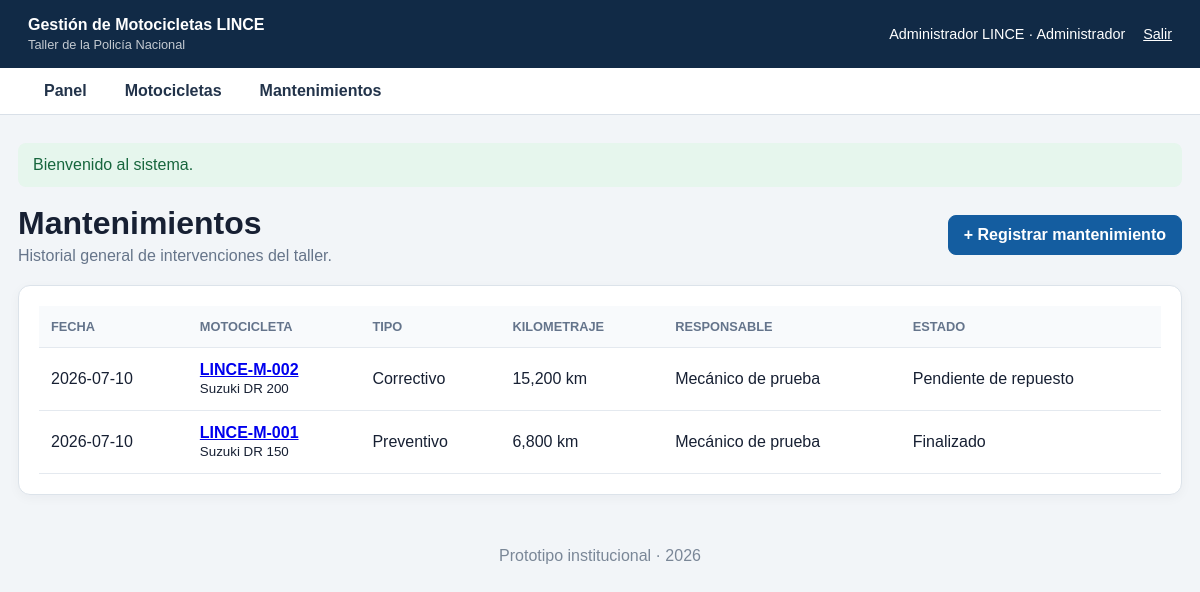
The page /mantenimientos (signed in) on the database its author committed.
### tables this page shows
CREATE TABLE mantenimientos (
    id INT UNSIGNED AUTO_INCREMENT PRIMARY KEY,
    moto_id INT UNSIGNED NOT NULL,
    fecha DATE NOT NULL,
    kilometraje INT UNSIGNED NOT NULL,
    tipo ENUM('Preventivo','Correctivo','Reparación por daño','Colisión','Inspección') NOT NULL,
    diagnostico TEXT NULL,
    trabajos_realizados TEXT NULL,
    repuestos_utilizados TEXT NULL,
    responsable VARCHAR(150) NOT NULL,
    proximo_km INT UNSIGNED NULL,
    proxima_fecha DATE NULL,
    estado ENUM('En proceso','Finalizado','Pendiente de repuesto','Pendiente de presupuesto') NOT NULL DEFAULT 'En proceso',
    creado_por INT UNSIGNED NOT NULL,
    creado_en TIMESTAMP DEFAULT CURRENT_TIMESTAMP,
    CONSTRAINT fk_mantenimiento_moto FOREIGN KEY (moto_id) REFERENCES motocicletas(id) ON DELETE CASCADE,
    CONSTRAINT fk_mantenimiento_usuario FOREIGN KEY (creado_por) REFERENCES usuarios(id),
    INDEX idx_mantenimiento_fecha (fecha),
    INDEX idx_mantenimiento_proximo (proxima_fecha, proximo_km)
);

CREATE TABLE motocicletas (
    id INT UNSIGNED AUTO_INCREMENT PRIMARY KEY,
    codigo_qr VARCHAR(50) NOT NULL UNIQUE,
    marca VARCHAR(80) NOT NULL,
    modelo VARCHAR(80) NOT NULL,
    anio SMALLINT UNSIGNED NULL,
    placa VARCHAR(30) NOT NULL UNIQUE,
    numero_motor VARCHAR(100) NULL UNIQUE,
    numero_chasis VARCHAR(100) NULL UNIQUE,
    unidad_asignada VARCHAR(150) NOT NULL,
    foto VARCHAR(255) NULL,
    fecha_ingreso DATE NULL,
    kilometraje_actual INT UNSIGNED NOT NULL DEFAULT 0,
    tipo_mantenimiento ENUM('Por kilometraje','Por tiempo','Mixto') NOT NULL DEFAULT 'Mixto',
    estado ENUM('Operativa','En mantenimiento','Reparación','Colisión','Trámite de descarte','Fuera del sistema') NOT NULL DEFAULT 'Operativa',
    observaciones TEXT NULL,
    creado_en TIMESTAMP DEFAULT CURRENT_TIMESTAMP,
    actualizado_en TIMESTAMP DEFAULT CURRENT_TIMESTAMP ON UPDATE CURRENT_TIMESTAMP,
    INDEX idx_moto_estado (estado),
    INDEX idx_moto_unidad (unidad_asignada)
);

### app/core/Controller.php (called while the page is built, shortened)
<?php
abstract class Controller
{
    protected function view(string $view, array $data = []): void
    {
        extract($data, EXTR_SKIP);
        $viewFile = APP_PATH . '/views/' . $view . '.php';
        require APP_PATH . '/views/layouts/header.php';
        require $viewFile;
        require APP_PATH . '/views/layouts/footer.php';
    }
}

### app/controllers/MantenimientosController.php (called while the page is built, shortened)
<?php
final class MantenimientosController extends Controller
{
    public function index(): void
    {
        $this->view('mantenimientos/index', [
            'title' => 'Mantenimientos',
            'mantenimientos' => (new Mantenimiento())->all(),
        ]);
    }
}

### index.php (called while the page is built, shortened)
<?php
require_once APP_PATH . '/core/helpers.php';
require_once APP_PATH . '/core/Controller.php';
require_once APP_PATH . '/core/Auth.php';
$url = trim((string)($_GET['url'] ?? ''), '/');
$method = strtoupper($_SERVER['REQUEST_METHOD'] ?? 'GET');
$routes = [
    'GET' => [
        '' => [DashboardController::class, 'index'],
        'login' => [AuthController::class, 'showLogin'],
        'logout' => [AuthController::class, 'logout'],
        'dashboard' => [DashboardController::class, 'index'],
        'motos' => [MotosController::class, 'index'],
        'motos/crear' => [MotosController::class, 'create'],
        'motos/ver' => [MotosController::class, 'show'],
        'motos/editar' => [MotosController::class, 'edit'],
        'mantenimientos' => [MantenimientosController::class, 'index'],
        'mantenimientos/crear' => [MantenimientosController::class, 'create'],
    ],
    'POST' => [
        'login' => [AuthController::class, 'login'],
        'motos/guardar' => [MotosController::class, 'store'],
        'motos/actualizar' => [MotosController::class, 'update'],
        'motos/eliminar' => [MotosController::class, 'destroy'],
        'mantenimientos/guardar' => [MantenimientosController::class, 'store'],
    ],
];
$route = $routes[$method][$url] ?? null;
[$controllerClass, $action] = $route;
$controller = new $controllerClass();
$controller->$action();

### app/core/helpers.php (called while the page is built, shortened)
<?php
function base_url(string $path = ''): string
{
    $scriptDir = str_replace('\\', '/', dirname($_SERVER['SCRIPT_NAME'] ?? ''));
    $base = $scriptDir === '/' ? '' : rtrim($scriptDir, '/');
    return $base . ($path !== '' ? '/' . ltrim($path, '/') : '');
}
function e(?string $value): string
{
    return htmlspecialchars((string)$value, ENT_QUOTES, 'UTF-8');
}
function flash(string $key, ?string $message = null): ?string
{
    $value = $_SESSION['_flash'][$key] ?? null;
    return $value;
}

### app/core/Auth.php (called while the page is built, shortened)
<?php
final class Auth
{
    public static function check(): bool
    {
        return isset($_SESSION['user']);
    }
    public static function user(): ?array
    {
        return $_SESSION['user'] ?? null;
    }
}

### app/models/Mantenimiento.php (called while the page is built, shortened)
<?php
final class Mantenimiento
{
    public function all(): array
    {
        $sql = 'SELECT m.*, mo.codigo_qr, mo.placa, mo.marca, mo.modelo
                FROM mantenimientos m
                INNER JOIN motocicletas mo ON mo.id = m.moto_id
                ORDER BY m.fecha DESC, m.id DESC';
        return Database::connection()->query($sql)->fetchAll();
    }
}

### app/views/mantenimientos/index.php (the view, shortened to what this page needs)
<div class="page-heading">
    <div><h1>Mantenimientos</h1><p>Historial general de intervenciones del taller.</p></div>
    <a class="btn btn-primary" href="<?= e(base_url('mantenimientos/crear')) ?>">+ Registrar mantenimiento</a>
</div>
<div class="table-wrap panel">
<table>
    <thead><tr><th>Fecha</th><th>Motocicleta</th><th>Tipo</th><th>Kilometraje</th><th>Responsable</th><th>Estado</th></tr></thead>
    <tbody>
    <?php foreach ($mantenimientos as $item): ?>
        <tr>
            <td><?= e($item['fecha']) ?></td>
            <td><a href="<?= e(base_url('motos/ver?id=' . $item['moto_id'])) ?>"><strong><?= e($item['codigo_qr']) ?></strong></a><br><small><?= e($item['marca'] . ' ' . $item['modelo']) ?></small></td>
            <td><?= e($item['tipo']) ?></td>
            <td><?= number_format((int)$item['kilometraje']) ?> km</td>
            <td><?= e($item['responsable']) ?></td>
            <td><?= e($item['estado']) ?></td>
        </tr>
    <?php endforeach; ?>
    </tbody>
</table>
</div>

### app/views/layouts/header.php (shortened to what this page needs)
<!doctype html>
<html lang="es">
<head>
    <link rel="stylesheet" href="<?= e(base_url('public/assets/css/style.css')) ?>">
    <link rel="stylesheet" href="<?= e(base_url('public/assets/css/moto.css')) ?>">
</head>
<body>
<?php if (Auth::check()): ?>
<header class="topbar">
    <div>
        <strong><?= e(APP_NAME) ?></strong>
        <span class="subtitle">Taller de la Policía Nacional</span>
    </div>
    <div class="user-box">
        <?= e(Auth::user()['nombre']) ?> · <?= e(Auth::user()['rol']) ?>
        <a href="<?= e(base_url('logout')) ?>">Salir</a>
    </div>
</header>
<nav class="nav">
    <a href="<?= e(base_url('dashboard')) ?>">Panel</a>
    <a href="<?= e(base_url('motos')) ?>">Motocicletas</a>
    <a href="<?= e(base_url('mantenimientos')) ?>">Mantenimientos</a>
</nav>
<?php endif; ?>
<main class="container <?= Auth::check() ? '' : 'login-container' ?>">
    <?php if ($message = flash('success')): ?><div class="alert alert-success"><?= e($message) ?></div><?php endif; ?>

### app/views/layouts/footer.php (shortened to what this page needs)
</main>
<footer class="footer">Prototipo institucional · <?= date('Y') ?></footer>
</body>
</html>

### public/assets/css/style.css (style rules this page uses)
:root { font-family:Arial,Helvetica,sans-serif;color:#172033;background:#f2f5f8 }
* { box-sizing:border-box }
body { margin:0 }
.topbar { display:flex;justify-content:space-between;align-items:center;padding:16px 28px;background:#112a46;color:white }
.subtitle { display:block;font-size:.8rem;opacity:.75;margin-top:3px }
.user-box { font-size:.9rem }
.user-box a { color:#fff;margin-left:14px }
.nav { display:flex;gap:6px;background:#fff;padding:0 28px;border-bottom:1px solid #d9e0e8 }
.nav a { padding:14px 16px;text-decoration:none;color:#22334a;font-weight:700 }
.container { max-width:1200px;margin:28px auto;padding:0 18px }
.page-heading { display:flex;justify-content:space-between;align-items:center;gap:18px;margin-bottom:20px }
.page-heading h1 { margin:0 0 5px }
.page-heading p { margin:0;color:#66758a }
.card,.panel { background:white;border:1px solid #dce3ea;border-radius:12px;padding:20px;box-shadow:0 3px 12px rgba(15,35,60,.04) }
.panel { margin-bottom:20px }
.table-wrap { overflow:auto }
table { width:100%;border-collapse:collapse }
th,td { text-align:left;padding:13px 12px;border-bottom:1px solid #e4e9ef;vertical-align:middle }
th { font-size:.8rem;text-transform:uppercase;color:#64748b;background:#f8fafc }
.btn { display:inline-block;border:1px solid #bcc7d3;background:white;color:#21344b;padding:10px 15px;border-radius:8px;text-decoration:none;cursor:pointer;font-weight:700 }
.btn-primary { background:#145da0;border-color:#145da0;color:white }
.alert { padding:13px 15px;border-radius:8px;margin-bottom:18px }
.alert-success { background:#e6f6ed;color:#17663d }
.footer { text-align:center;color:#7a8797;padding:24px }

### rows shown on the page
mantenimientos: fecha "2026-07-10", moto.codigo_qr "LINCE-M-002", moto.modelo "Suzuki DR 200", tipo "Correctivo", kilometraje "15,200", responsable "Mecánico de prueba", estado "Pendiente de repuesto"
mantenimientos: fecha "2026-07-10", moto.codigo_qr "LINCE-M-001", moto.modelo "Suzuki DR 150", tipo "Preventivo", kilometraje "6,800", responsable "Mecánico de prueba", estado "Finalizado"

### other values the page prints
APP_NAME "Gestión de Motocicletas LINCE"
Auth::user()['nombre'] "Administrador LINCE"
Auth::user()['rol'] "Administrador"
$message "Bienvenido al sistema."
